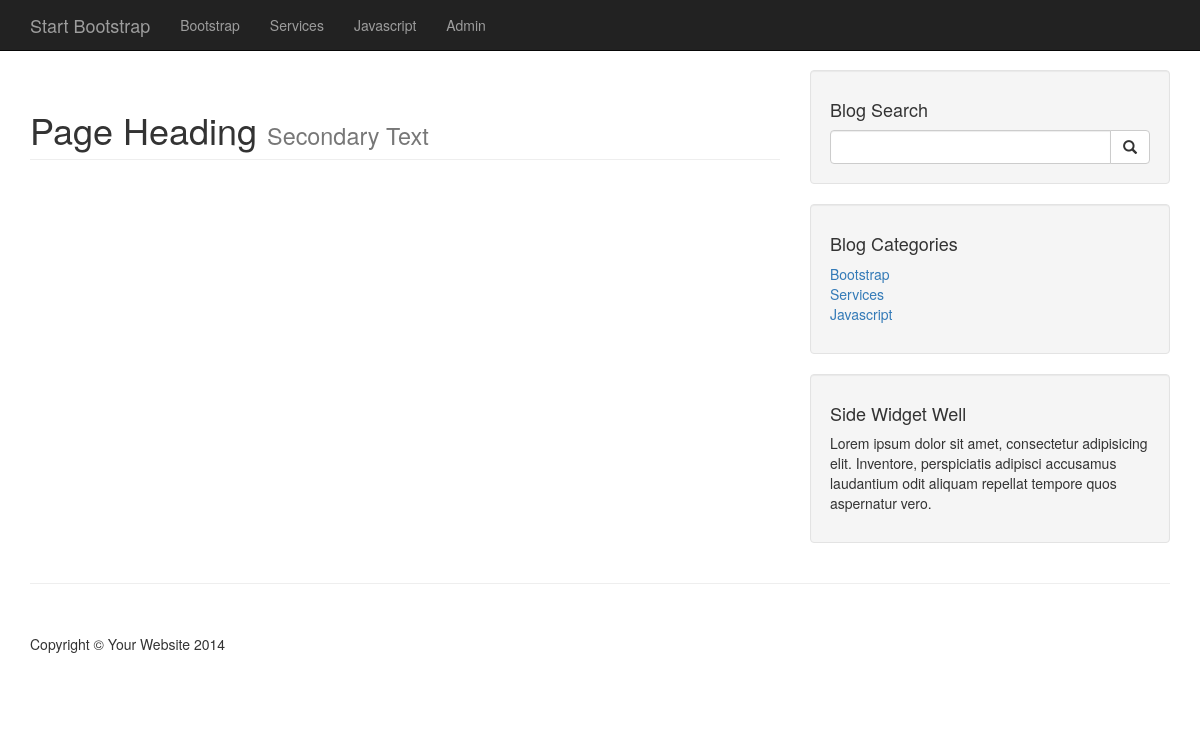
Before: / with the older database file.
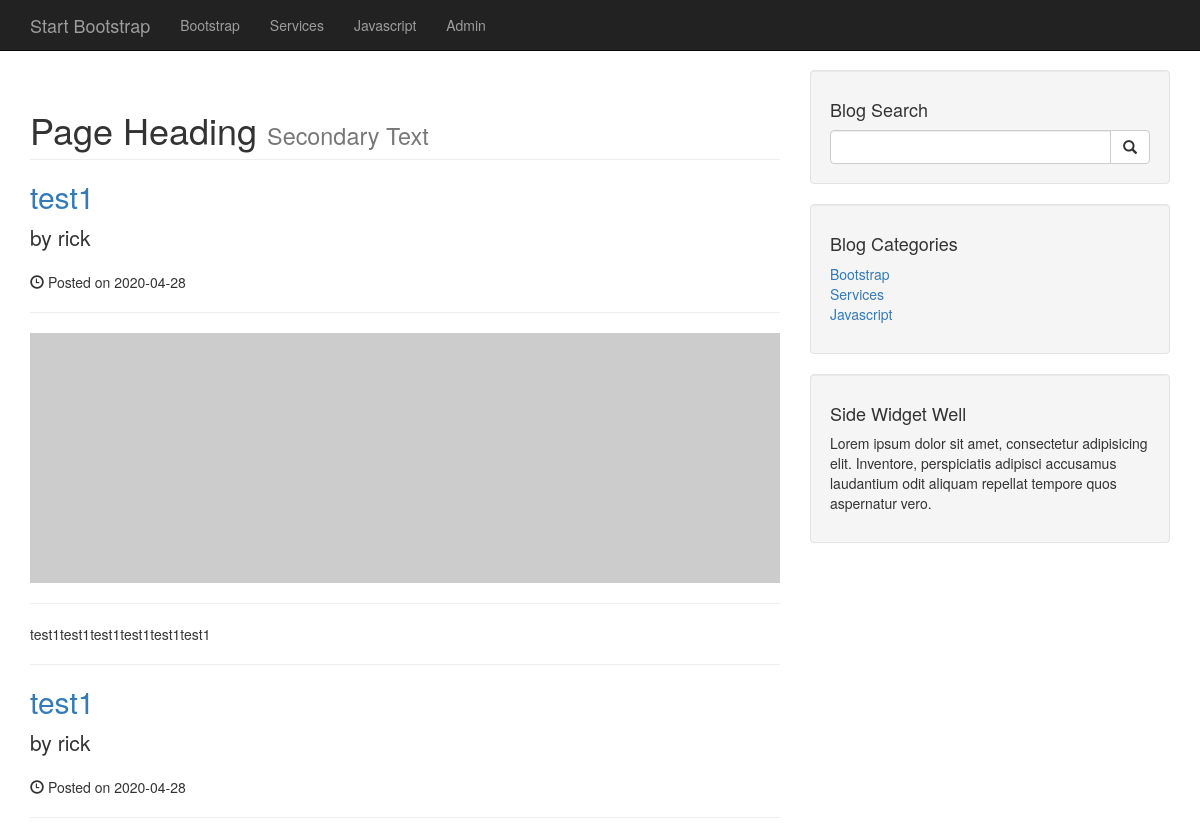
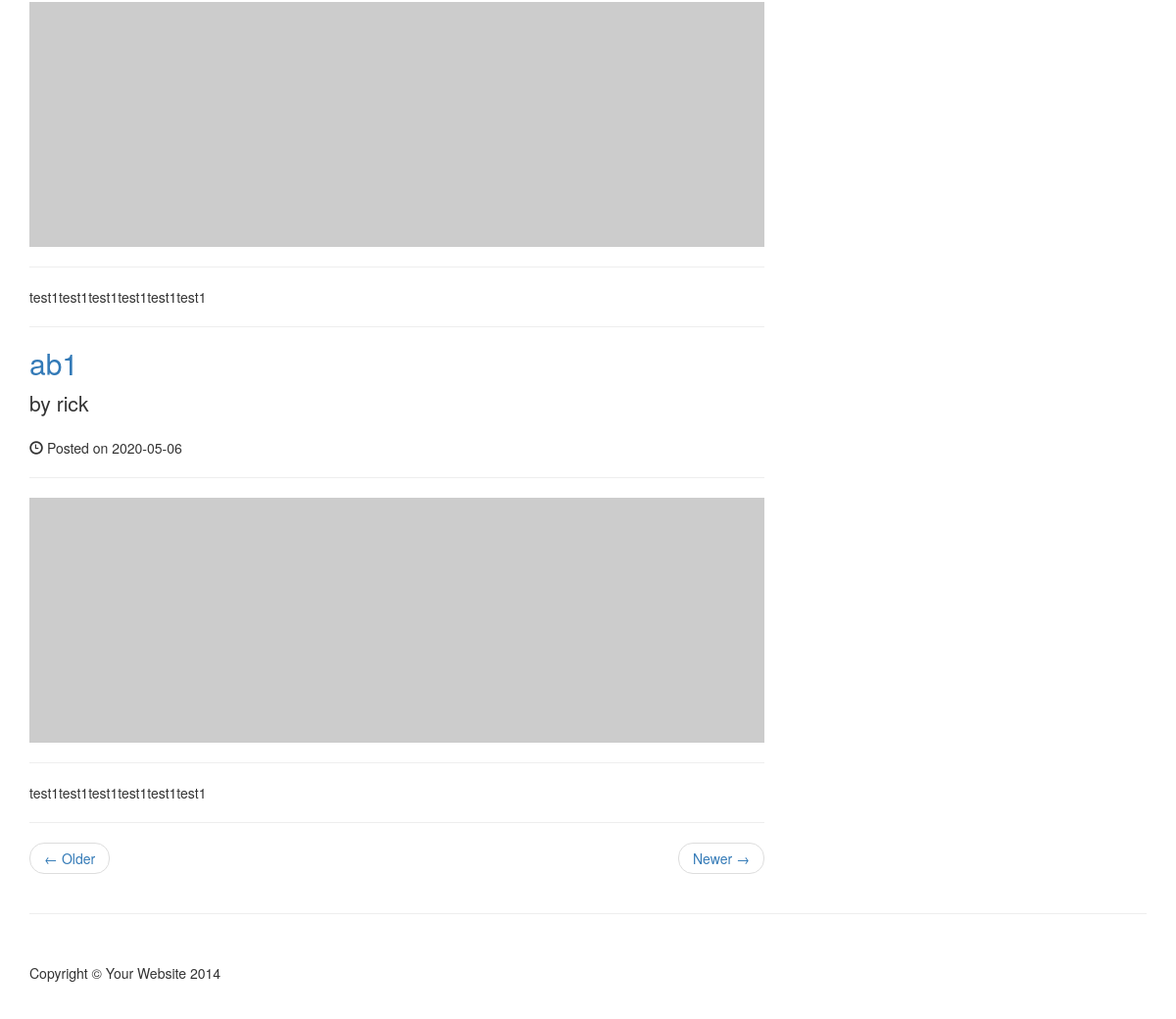
After: the same page with the newer database file (2 pictures, top to bottom).
### tables this page shows
CREATE TABLE `category` (
  `cat_id` int(3) NOT NULL,
  `cat_title` varchar(255) NOT NULL
);

CREATE TABLE `posts` (
  `post_id` int(3) NOT NULL,
  `post_category_id` int(3) NOT NULL,
  `post_title` varchar(255) NOT NULL,
  `post_author` varchar(255) NOT NULL,
  `post_date` date NOT NULL,
  `post_image` text NOT NULL,
  `post_content` text NOT NULL,
  `post_tags` varchar(255) NOT NULL,
  `post_comment_count` int(3) NOT NULL,
  `post_status` varchar(255) NOT NULL DEFAULT 'draft'
);

### index.php (the view, shortened to what this page needs)
<?php
include "./includes/header.php";
include "./includes/navigation.php";
?>
    <div class="container">
        <div class="row">
            <div class="col-md-8">
                <h1 class="page-header">
                    Page Heading
                    <small>Secondary Text</small>
                </h1>
                <?php
                    $query = "SELECT * FROM posts";
                    $num=0;
                    $select_all_posts_query=mysqli_query($connection,$query);
                    while($row = mysqli_fetch_assoc($select_all_posts_query)){
                        $post_title=$row["post_title"];
                        $post_author=$row["post_author"];
                        $post_date=$row["post_date"];
                        $post_content=$row["post_content"];
                        echo "<h2><a href='#'>{$post_title}</a></h2>";
                        echo "<p class='lead'>by {$post_author}</p>";
                        echo "<p><span class='glyphicon glyphicon-time'></span> Posted on {$post_date}</p>";
                        echo "<hr> <img class='img-responsive' src='http://placehold.it/900x300' alt=''> <hr>";
                        echo "<p>{$post_content}</p> <hr>";
                        $num +=1;
                    }
                    if($num > 0 ){
                        echo "<ul class='pager'>
                                <li class='previous'>
                                    <a href='#'>&larr; Older</a>
                                </li>
                                <li class='next'>
                                    <a href='#'>Newer &rarr;</a>
                                </li>
                            </ul>";
                    }
                ?>
            </div>
        <?php
            include "./includes/sidebar.php"
        ?>
        </div>
        <hr>
        <?php
            include "./includes/footer.php"
        ?>
    </div>

### includes/header.php (shortened to what this page needs)
<!DOCTYPE html>
<html lang="en">
<head>
    <link href="css/bootstrap.min.css" rel="stylesheet">
    <link href="css/blog-home.css" rel="stylesheet">
</head>
<body>
</body>
</html>

### includes/navigation.php (shortened to what this page needs)
<nav class="navbar navbar-inverse navbar-fixed-top" role="navigation">
        <div class="container">
            <div class="navbar-header">
                <a class="navbar-brand" href="#">Start Bootstrap</a>
            </div>
            <div class="collapse navbar-collapse" id="bs-example-navbar-collapse-1">
                <ul class="nav navbar-nav">
                    <?php
                        $query= "SELECT * FROM category";
                        $select_all_category_query=mysqli_query($connection,$query);
                        while($row = mysqli_fetch_assoc($select_all_category_query)){
                            $cat_title=$row["cat_title"];
                            echo "<li><a href='#'>{$cat_title}</a></li>";
                        }
                    ?>
                    <li>
                        <a href="admin">Admin</a>
                    </li>
                </ul>
            </div>
        </div>
 </nav>

### includes/sidebar.php (shortened to what this page needs)
<div class="col-md-4">
    <div class="well">
        <h4>Blog Search</h4>
        <form action="search.php" method="get">
            <div class="input-group">
                <input name="search" type="text" class="form-control">
                <span class="input-group-btn">
                <button  name="submit" class="btn btn-default" type="submit">
                        <span class="glyphicon glyphicon-search"></span>
                </button>
                </span>
            </div>
        </form>
    </div>
    <div class="well">
        <h4>Blog Categories</h4>
        <div class="row">
            <div class="col-lg-6">
                <ul class="list-unstyled">
                <?php
                $query="SELECT * FROM `category`";
                $categories_query=mysqli_query($connection,$query);
                while($row = mysqli_fetch_assoc($categories_query)){
                $cat_title=$row['cat_title'];
                    echo "<li><a href='#'>{$cat_title}</a></li>";
                }
                ?>
                </ul>
            </div>
        </div>
    </div>
    <div class="well">
        <h4>Side Widget Well</h4>
        <p>Lorem ipsum dolor sit amet, consectetur adipisicing elit. Inventore, perspiciatis adipisci accusamus laudantium odit aliquam repellat tempore quos aspernatur vero.</p>
    </div>
</div>

### includes/footer.php
<footer>
<div class="row">
        <div class="col-lg-12">
             <p>Copyright &copy; Your Website 2014</p>
        </div>
 </div>
</footer>

### css/blog-home.css (style rules this page uses)
body { padding-top: 70px; }
footer { margin: 50px 0; }

Changed rows visible on the page:
added posts: post_title "test1", post_author "rick", post_date "2020-04-28", post_content "test1test1test1test1test1test1"
added posts: post_title "test1", post_author "rick", post_date "2020-04-28", post_content "test1test1test1test1test1test1"
added posts: post_title "ab1", post_author "rick", post_date "2020-05-06", post_content "test1test1test1test1test1test1"
Other visible differences:
text now shown: "← Older Newer →"
